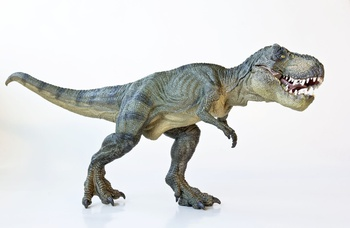
#> input picture basis_learning/dinasaur.jpg, 350 x 228 px
$ python histogram_with_mask.py --image dinasaur.jpg
#> lines starting #> are read from the running program, lines starting #| are printed output that depends on the picture; after the words box and inside, x2 and y2 are one past the last pixel; in counts of white or black regions, pixels touching at a corner belong together
from matplotlib import pyplot as plt
import numpy as np
import argparse
import cv2

def plot_histogram(image, title, mask=None):
	chans = cv2.split(image)
	colors = ('b', 'g', 'r')
	plt.figure
	plt.title(title)
	plt.xlabel('Bins')
	plt.ylabel('# of Pixels')

	for (chan, color) in zip(chans, colors):
		hist = cv2.calcHist([chan], [0], mask, [256],[0,256])
		plt.plot(hist, color = color)
		plt.xlim([0,256])

ap = argparse.ArgumentParser()
# ap = argparse.ArgumentParser()
ap.add_argument('-i','--image',required=True, help='Path of image')
args = vars(ap.parse_args())

image = cv2.imread(args['image'])
#> image is the input picture: shape (228, 350, 3); mean B, G, R 216.4, 216.9, 215.4
cv2.imshow('Original', image)
plot_histogram(image, 'Histogram for Orginal Image')
#> the loop in plot_histogram, `for (chan, color) in zip(chans, colors):` made 3 passes
#> color on passes 1 to 3: 'b', 'g', 'r'

mask = np.zeros(image.shape[:2], dtype='uint8')
cv2.rectangle(mask, (15,15), (130,100), 255,-1)
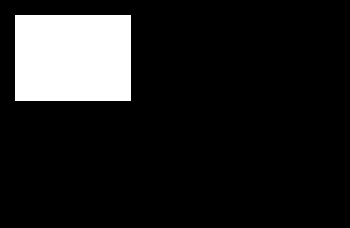
#> mask: shape (228, 350); 12.5% white; 1 white region, box (x1, y1, x2, y2) and area: (15, 15, 131, 101) 9976
cv2.imshow('Mask', mask)

masked = cv2.bitwise_and(image, image, mask=mask)
cv2.imshow('Applying the Mask', masked)

plot_histogram(image, 'Histogram for Masked Image', mask=mask)
#> the loop in plot_histogram (call 2), `for (chan, color) in zip(chans, colors):` made 3 passes
plt.show()
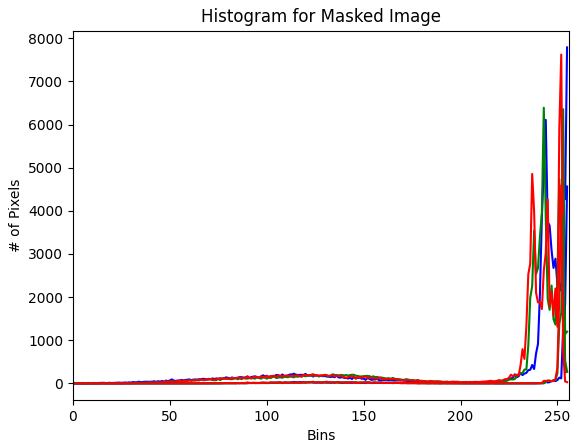
#> figure drawn by matplotlib, 1 panel; curve peaks at x = 255, y = 7789; curve peaks at x = 243, y = 6390; curve peaks at x = 252, y = 7623
